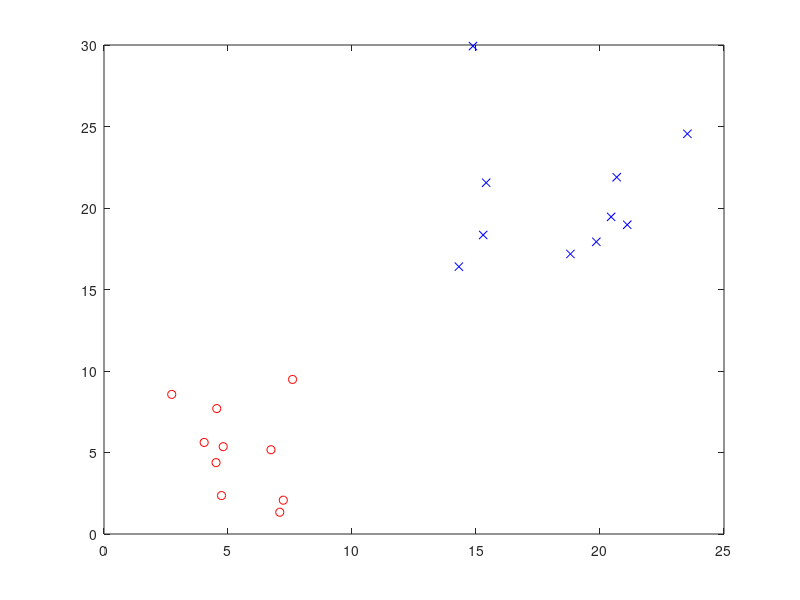

MATLAB code to generate this figure: (Note: this script raises an error after producing the figure.)
function test_svm()
t1 = 5+4*randn(2,10);
t2 = 20+4*randn(2,10);
X = [t1 t2];
Y = [ones(10,1);-ones(10,1)]
plot(t1(1,:),t1(2,:),'ro');
hold on;
plot(t2(1,:),t2(2,:),'bx');
hold on;
u = svm(X,Y)
a = [-u(1)/u(2),0];
b = [0,-u(1)/u(3)];
plot(a,b);
hold off;
end